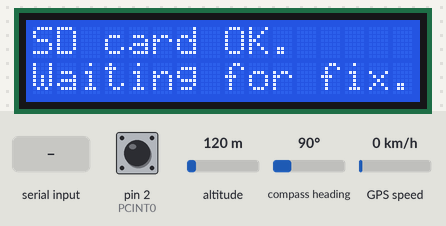
Simulated run of this sketch. Board: Arduino Uno, built with avr-gcc and run on an emulated ATmega328P. On the bench: 16×2 character LCD. Inputs (shaded band) come from the test bench; at power-on: pin 2 (PCINT0) HIGH, altitude 120 m, compass heading 90°, GPS speed 0 km/h. Storage starts empty; the GPS gets a fix after 3 s at 37.7749, -122.4194 with 8 satellites; what the sketch prints to the serial monitor is not drawn.

Above: at 0.1 s.
At 3.6 s:
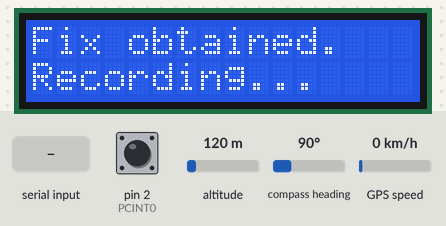
3.7 s: "D\n" received over Serial
5.2 s: "F\n" received over Serial
Timing chart, 0 to 8.2 s (numbered marks = the images above; inputs shaded):
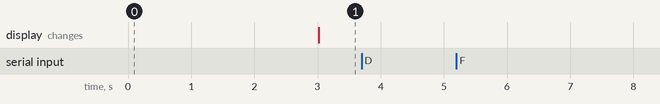

The sketch:

GPS_logger.ino
```cpp
/****************************************************************************************
 *
 * GPS Data Logger
 * Intended use:  Throw this on something that moves and track it.  Generates
 * Google Maps friendly data.
 *
 * Hardware:
 * Arduino Uno
 * Adafruit Ultimate GPS on pins TX to A1 and RX to A0
 * DFRobotics 5V SD card module on Arduino Uno SPI pins, chip select on pin 10
 * Adafruit basic 16x2 LCD on pins 4-9 with discrete resistors for both contrast and backlight
 *
 * Power:  Just use a USB cable plugged into a car's USB port, or a battery-powered phone charger.
 *
 * DATE FORMAT:  YY-MM-DD
 * NOTE: These will be stored in UTC.  Convert to your time zone in other software.
 *
 * Bit manipulation used in this program:
 * Say you have byte test = 10000000
 *
 * test bit numbers: | 7 | 6 | 5 | 4 | 3 | 2 | 1 | 0 |
 * In hex:            80  40  20  10   8   4   2   1
 * To check bit 7: if (test & 0x80) { }
 * To set bit 0: test |= 0x01
 * To clear bit 2: test &= ~0x04
 *
 * Bit manipulation testing:
 * byte test = 0;
 * Serial.print(F("Bit manipulation test."));
 * // set 0th bit to 1 and check it
 * // first test to make sure it's zero
 * if (test & 0x01) Serial.println(F("It's a one."));
 * else Serial.println(F("It's a zero."));
 * // now set it:
 * test |= 0x01;
 * // test again:
 * if (test & 0x01) Serial.println(F("It's a one."));
 * else Serial.println(F("It's a zero."));
 * // clear it:
 * test &= ~0x01;
 * // test again:
 * if (test & 0x01) Serial.println(F("It's a one."));
 * else Serial.println(F("It's a zero."));
 *
 * // set other bits:
 * test |= 0x02; test |= 0x10; test |= 0x80; // should get 10010010
 * // try printing the byte:
 * Serial.println(test, BIN);
 *
 * // test bit 6 and print result
 * if (test & 0x40) Serial.println(F("true")); else Serial.println(F("False")); // should get False
 *
 *
 * Vicky Bilaniuk
 *****************************************************************************************/
#include <avr/interrupt.h>
#include <SoftwareSerial.h>
#include <LiquidCrystal.h>
#include <SD.h>
#include "Adafruit_GPS.h"

#define tempFlag 0x80
#define recordingMessageSet 0x40
#define lostMsgPrinted 0x20
#define timeToSave 0x10
#define pressed 0x08
#define recording 0x04
#define stoppedMessageSet 0x02
#define hadFix 0x01

// LCD:
// set up LCD and display a message
LiquidCrystal lcd(4, 5, 6, 7, 8, 9);

//SD card:
// SCK:  pin 13
// MISO:  pin 12
// MOSI:  pin 11
// SS:  10
#define SdChipSelect 10
File file;
char filename[13];

// GPS
#define GPSECHO true // set to false to stop echoing to console.
SoftwareSerial GPSConnect(A1, A0);
Adafruit_GPS GPS(&GPSConnect);
float convertedLongitude;
float convertedLatitude;

// random globals
volatile int count = 0;
volatile byte myFlags = B00000100; // structure: 7 = unused, 6 = recordingMessageSet, 5 = lostMsgPrinted, 4 = timeToSave, 3 = pressed,
// 2 = recording, 1 = stoppedMessageSet, 0 = hadFix.  Default is recording is true, rest are false.
char input;

void setup()
{
  // set up button: (note that if you try to put it on pretty much any other pin except 2 or 3, SoftwareSerial will freak out)
  pinMode(2, INPUT); // PCINT0
  digitalWrite(2, HIGH); // turn on pullup

  // set up timer 2 for basic count up operation, and set up pin change interrupt as well
  // note that this interrupt setup is not possible with SoftwareSerial running
  cli();
  attachInterrupt(0, ButtonPressed, FALLING);
  // timer:
  TCCR1A = 0;
  TCCR1B = 0; // something in the Arduino stuff changes these and you have to reset them before you can use them
  TCCR1B = (0<<CS12) | (1<<CS11) | (1<<CS10); // divide by 64
  TIFR1 = (1<<TOV1); // clear TOV0 (it's one of those "write a 1 to clear it" types=
  TCNT1 = 0; // timer counter
  TIMSK1 = (1<<TOIE1); // enable interrupt
  sei();

  // clock calculation:
  // timer speed (Hz) = (CPU speed Hz) / prescaler
  //         1               1
  //  ----------------- / ------------ - 1 = timer overflow count value
  //  desired frequency   timer speed
  //
  // timer count value is going to be greater than 65535, so divide it by this to get how many overflows you need
  // If you want 5 seconds given the above timer settings, then:
  //
  //         1               1
  //  ----------------- / ------------ - 1 = 1250000, divided by 65535 to get 19 overflows
  //        1/5           (16M / 64)


  lcd.begin(16,2);

  if (!SD.begin(10, 11, 12, 13)) {
    lcd.clear();
    lcd.home();
    lcd.print(F("SD failure!"));
    cli();
    abort();
  }
  else lcd.print(F("SD card OK."));

  // set up GPS
  GPS.begin(9600);
  GPS.sendCommand(PMTK_SET_NMEA_OUTPUT_RMCGGA);
  GPS.sendCommand(PMTK_SET_NMEA_UPDATE_1HZ);   // 1 Hz update rate

  // wait for GPS fix before proceeding
  // we want to set the time from the satellites
  lcd.setCursor(0,1);
  lcd.print(F("Waiting for fix."));

  Serial.begin(230400); // this is the fastest I can reliably get
  Serial.setTimeout(100);
}

void loop()
{
  GPS.read(); // easiest way to update the GPS object

  // this is just an "I'm alive" message to print when it's waiting for a fix
  if ((myFlags & timeToSave) && !GPS.fix) {
    myFlags &= ~timeToSave;
  }

#ifdef VERBOSE
  if (myFlags & pressed) {
    Serial.print(F("RAM: "));
    Serial.println(ShowFreeRam());
    Serial.print(F("File handle: "));
    Serial.println(file);
    myFlags &= ~pressed;
    if (myFlags & recording) Serial.println(F("Not paused."));
  }
#endif

  if (Serial.available() > 0) {
    // user typed something
    // set recording to false:
    myFlags &= ~recording;
    file.close();

    input = Serial.read();
    if (input == 'D' || input == 'd') {
#ifdef DEBUG
      Serial.print(F("Ram: "));
      Serial.println(ShowFreeRam());
#endif
      printRoot();
    }
    else if (input == 'F' || input == 'f') {
      // asked for file

      while (!Serial.available()); // wait
      Serial.readBytesUntil('\n', filename, 13);

      // print it
      file = SD.open(filename);

      // if the file is available, read and print it:
      if (file) {
        while (file.available()) {
          Serial.write(file.read());
        }
        file.close();
      }
      else {
        Serial.print(F("File ")); Serial.print(filename); Serial.println(F(" not found."));
      }
    }

    // go back to what you were doing before...
    // set recording flag to true.  File will be reopened or made new if we rolled past midnight.
    myFlags |= recording;
  }

  // the following if statement is from the Adafruit parsing.ino sample code
  // if a sentence is received, we can check the checksum, parse it...
  if (GPS.newNMEAreceived()) {
    GPS.lastNMEA();

    if (!GPS.parse(GPS.lastNMEA()))
      return;
  }

  if ((myFlags & recording) && GPS.fix)
  {
    // set lostMsgPrinted to false:
    myFlags &= ~lostMsgPrinted;

    // set hadFix to true:
    myFlags |= hadFix;

    if (!(myFlags & recordingMessageSet)) {
      lcd.clear();
      lcd.home();
      lcd.print(F("Fix obtained."));
      lcd.setCursor(0,1);
      lcd.print(F("Recording..."));

      // set recordingMessageSet to true to stop LCD from being written again and again
      myFlags |= recordingMessageSet;
    }

    if (!file) {
      // create or open the file
      // this is first run

      /********************************************************************/
      // TODO:  add in code to deal with removal of SD card
      // Update:  Not possible.  Needs pin broken out to detect card.
      /********************************************************************/
      FileNameGenerator(filename, 0);

      // search for file first:
      if (SD.exists(filename)) {
        file = SD.open(filename, FILE_WRITE);
      }
      else {
        // does not exist so create it
        file = SD.open(filename, FILE_WRITE);
        // header:
        file.println(F("Car GPS Tracker. Times are in UTC. Lat/Lon are in decimal degrees (Google maps friendly)."));
        file.println(F("Date,       Time,     Latitude,  Longitude, Quality, Altitude, Satellites"));
        file.flush();
      }
      if (!file) {
        lcd.clear();
        lcd.home();
        lcd.print(F("SD card error!"));
        lcd.setCursor(0,1);
        lcd.print(F("Hit Reset"));
      }
    }

    if (myFlags & timeToSave) {
      SaveData();
      //Serial.println(F("Saved."));
      myFlags &= ~timeToSave;
    }
  }
  else {
    // TODO:  Test loss of signal
    if ((myFlags & hadFix) && !GPS.fix && (myFlags & recording)) {
      if (!(myFlags & lostMsgPrinted)) {
        lcd.clear();
        lcd.home();
        lcd.print(F("Fix lost!"));
        // clear recordingMessageSet
        myFlags &= ~recordingMessageSet;
        // set lostMsgPrinted:
        myFlags |= lostMsgPrinted;
      }
    }
    else if (!(myFlags & recording)) {
      if (!(myFlags & stoppedMessageSet)) {
        lcd.clear();
        lcd.home();
        lcd.print(F("Paused."));
        lcd.setCursor(0,1);
        lcd.print(F("Press button"));
        Serial.println(F("Paused."));
        // clear recordingMessageSet
        myFlags &= ~recordingMessageSet;
        // set stoppedMessageSet:
        myFlags |= stoppedMessageSet;
      }
    }
  }
}

// This function converts from degrees minutes to decimal degrees
// the GPS chip gives degrees minutes but Google Maps only understands either degrees minutes seconds, or decimal degrees.
// latitude is DDMM.MMMM and longitude is DDDMM.MMMM
// W and S are negative, N and E are positive
void ConvertLatLon()
{
  float degrees = 0;
  float minutes = 0;
  int latsign, lonsign;
  if (GPS.lat == 'S') latsign = -1;
  else latsign = 1;
  if (GPS.lon == 'W') lonsign = -1;
  else lonsign = 1;
  degrees = floor(fabs(GPS.latitude/100));
  minutes = fabs(GPS.latitude) - degrees*100;
  if (latsign == 1) convertedLatitude = (float)(degrees + minutes/60);
  else  convertedLatitude = (float)(degrees + minutes/60)*-1;

  degrees = floor(fabs(GPS.longitude/100));
  minutes = fabs(GPS.longitude) - degrees*100;
  if (lonsign == 1) convertedLongitude = (degrees + minutes/60);
  else  convertedLongitude = (degrees + minutes/60)*-1;

}

// to avoid clutter in the Loop function, the saving part of the program has been split off and put here
void SaveData()
{
  ConvertLatLon();

  file.print(F("20"));
  file.print(GPS.year, DEC);
  file.print(F("/"));
  if (GPS.month < 10) file.print("0");
  file.print(GPS.month, DEC);
  file.print(F("/"));
  if (GPS.day < 10) file.print("0");
  file.print(GPS.day, DEC);
  file.print(F(", "));
  if (GPS.hour < 10) file.print("0");
  file.print(GPS.hour, DEC);
  file.print(F(":"));
  if (GPS.minute < 10) file.print("0");
  file.print(GPS.minute, DEC);
  file.print(F(":"));
  if (GPS.seconds < 10) file.print("0");
  file.print(GPS.seconds, DEC);
  file.print(F(", "));
  file.print((float) convertedLatitude, 6);
  file.print(F(", "));
  file.print((float) convertedLongitude, 6);
  file.print(F(", "));
  file.print((int) GPS.fixquality);
  file.print(F(", "));
  file.print(GPS.altitude);
  file.print(F(", "));
  file.print((int)GPS.satellites);
  file.println(F(""));
  file.flush();
}

ISR(TIMER1_OVF_vect)
{
  count++;
  if (count >= 19) // our timer overflow value is 19
  {
    if (myFlags & recording) myFlags |= timeToSave;
    count = 0;
  }
}

void ButtonPressed() {
  // mild debounce:
  // for memory issues, I'm going to use the free flag in myFlags
  volatile unsigned long int stopTime = millis();  // must be volatile since this is called from an ISR
  myFlags |= tempFlag;

  while (stopTime <= stopTime + 500)
  {
    if (digitalRead(2) == HIGH) myFlags &= ~tempFlag;
    stopTime += 30;
  }

  if (myFlags & tempFlag) {
    myFlags |= pressed;
    if ((myFlags & recording) && GPS.fix) {
      myFlags &= ~recording;
      myFlags &= ~recordingMessageSet;
      myFlags &= ~stoppedMessageSet;
    }
    else if (GPS.fix) {
      myFlags |= recording;
      myFlags &= ~recordingMessageSet;
    }

  }
}

#ifdef VERBOSE
int ShowFreeRam () {
  extern int __heap_start, *__brkval;
  int v;
  return (int) &v - (__brkval == 0 ? (int) &__heap_start : (int) __brkval);
}
#endif

void FileNameGenerator (char *filename, int offset) {
  // offset is the number of days you want to add/subtract to the name
  filename[0] = '0' + (GPS.year%1000)/10;
  filename[1] = '0' + (GPS.year%1000)%10;
  filename[2] = '-';
  filename[3] = '0' + GPS.month/10;
  filename[4] = '0' + GPS.month%10;
  filename[5] = '-';
  filename[6] = '0' + (GPS.day+offset)/10;
  filename[7] = '0' + (GPS.day+offset)%10;
  filename[8] = '.';
  filename[9] = 'c';
  filename[10] = 's';
  filename[11] = 'v';
  filename[12] = '\0';
}

// modified version of the listfiles example from SD library
void printRoot() {
  file = SD.open("/");
  file.rewindDirectory();
  if (!file) Serial.println(F("Couldn't open root."));
  while(true) {
    File entry =  file.openNextFile();
    if (! entry) {
      // no more files
      break;
    }
    // Print the 8.3 name
    Serial.print(entry.name());
    Serial.print(F("\t\t"));
    Serial.println(entry.size(), DEC);
    entry.close();
  }
}
```

Measured:
- after the input at 3.7 s, every drawn part: stays the same
- after the input at 5.2 s, every drawn part: stays the same
